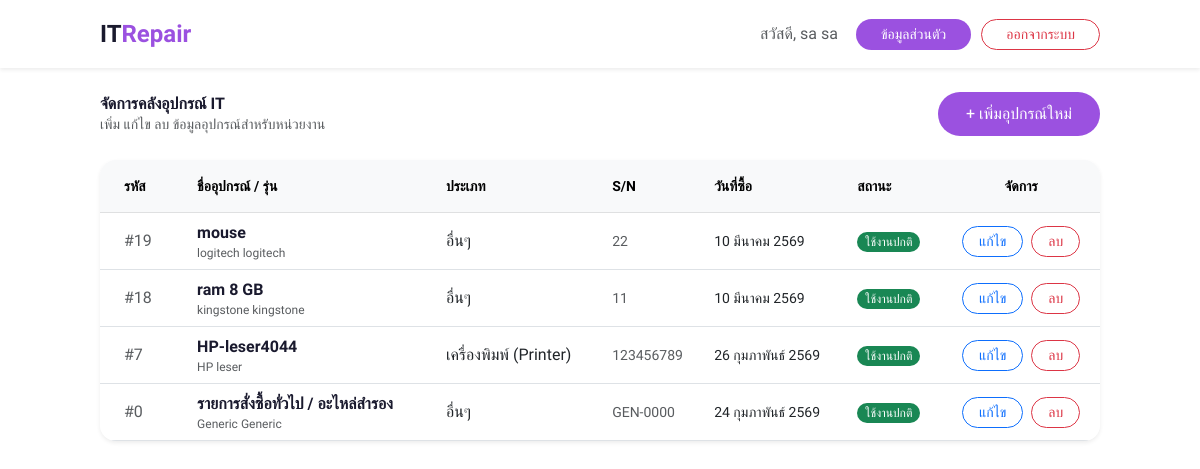
/device_manage.php (signed in), run on the app's committed database.
### tables this page shows
CREATE TABLE `it_device` (
  `device_id` int(11) NOT NULL,
  `device_status` varchar(50) DEFAULT NULL,
  `device_name` varchar(100) NOT NULL,
  `device_type` varchar(100) DEFAULT NULL,
  `brand` varchar(100) DEFAULT NULL,
  `model` varchar(100) DEFAULT NULL,
  `serial_number` varchar(100) DEFAULT NULL,
  `purchase_date` datetime DEFAULT NULL,
  `location` varchar(100) DEFAULT NULL,
  `description` text DEFAULT NULL,
  `device_image` varchar(255) DEFAULT NULL
);

### device_manage.php (the view, shortened to what this page needs)
<?php
require_once 'config.php';
$full_name = $_SESSION['full_name'];
$sql_fetch = "SELECT * FROM IT_Device ORDER BY device_id DESC";
$result_device = mysqli_query($conn, $sql_fetch);
echo getSystemHeader("จัดการข้อมูลอุปกรณ์ IT - ระบบแจ้งซ่อม");
?>
<div class="bg-white shadow-sm sticky-top w-100" style="z-index: 1020;">
    <div class="container d-flex justify-content-between align-items-center py-3">
        <a href="index.php" class="text-decoration-none" style="font-size: 1.5rem; font-weight: 700; color: #1a1a2e;">
            IT<span style="color: #9b51e0;">Repair</span>
        </a>
        <div class="d-flex align-items-center" style="gap: 10px;">
            <span class="text-muted d-none d-md-inline me-2">สวัสดี, <?php echo htmlspecialchars($full_name); ?></span>
            <a href="profile.php" class="btn text-white px-4 btn-sm" style="background-color: #9b51e0; border-radius: 50px;">ข้อมูลส่วนตัว</a>
            <a href="logout.php" class="btn btn-outline-danger px-4 btn-sm" style="border-radius: 50px;">ออกจากระบบ</a>
        </div>
    </div>
</div>
<div class="container py-4">
    <div class="d-flex justify-content-between align-items-center mb-4">
        <div>
            <h3 class="font-bold text-wix-dark mb-0">จัดการคลังอุปกรณ์ IT</h3>
            <p class="text-muted text-sm mb-0">เพิ่ม แก้ไข ลบ ข้อมูลอุปกรณ์สำหรับหน่วยงาน</p>
        </div>
        <button type="button" class="btn-purple" data-bs-toggle="modal" data-bs-target="#deviceModal" onclick="clearForm()">
            + เพิ่มอุปกรณ์ใหม่
        </button>
    </div>
    <div class="card border-0 shadow-sm rounded-4 overflow-hidden">
        <div class="card-body p-0">
            <div class="table-responsive">
                <table class="table table-hover align-middle mb-0">
                    <thead class="table-light text-muted text-sm">
                        <tr>
                            <th class="py-3 px-4">รหัส</th>
                            <th class="py-3">ชื่ออุปกรณ์ / รุ่น</th>
                            <th class="py-3">ประเภท</th>
                            <th class="py-3">S/N</th>
                            <th class="py-3">วันที่ซื้อ</th>
                            <th class="py-3">สถานะ</th>
                            <th class="py-3 text-center">จัดการ</th>
                        </tr>
                    </thead>
                    <tbody>
                        <?php if(mysqli_num_rows($result_device) > 0): ?>
                            <?php while($row = mysqli_fetch_assoc($result_device)): ?>
                            <tr>
                                <td class="px-4 text-muted">#<?php echo $row['device_id']; ?></td>
                                <td>
                                    <div class="font-semibold text-wix-dark"><?php echo htmlspecialchars($row['device_name']); ?></div>
                                    <div class="text-xs text-muted"><?php echo htmlspecialchars($row['brand'] . ' ' . $row['model']); ?></div>
                                </td>
                                <td><?php echo htmlspecialchars($row['device_type']); ?></td>
                                <td class="text-muted text-sm"><?php echo htmlspecialchars($row['serial_number']); ?></td>
                                <td class="text-sm"><?php echo ThaiDate($row['purchase_date']); ?></td>
                                <td>
                                    <?php
                                        $badge_class = 'bg-secondary';
                                        if($row['device_status'] == 'ใช้งานปกติ') $badge_class = 'bg-success';
                                    ?>
                                    <span class="badge <?php echo $badge_class; ?> rounded-pill fw-normal px-2 py-1">
                                        <?php echo htmlspecialchars($row['device_status']); ?>
                                    </span>
                                </td>
                                <td class="text-center">
                                    <button class="btn btn-sm btn-outline-primary rounded-pill px-3 me-1"
                                        onclick="editDevice(
                                            '<?php echo $row['device_id']; ?>',
                                            '<?php echo addslashes($row['device_name']); ?>',
                                            '<?php echo addslashes($row['device_type']); ?>',
                                            '<?php echo addslashes($row['brand']); ?>',
                                            '<?php echo addslashes($row['model']); ?>',
                                            '<?php echo addslashes($row['serial_number']); ?>',
                                            '<?php echo date('Y-m-d', strtotime($row['purchase_date'])); ?>',
                                            '<?php echo addslashes($row['location']); ?>',
                                            '<?php echo addslashes($row['device_status']); ?>'
                                        )">แก้ไข</button>
                                    <a href="device_manage.php?delete_id=<?php echo $row['device_id']; ?>"
                                       class="btn btn-sm btn-outline-danger rounded-pill px-3"
                                       onclick="return confirm('คุณแน่ใจหรือไม่ว่าต้องการลบอุปกรณ์นี้?');">ลบ</a>
                                </td>
                            </tr>
                            <?php endwhile; ?>
                        <?php else: ?>
                            <tr><td colspan="7" class="text-center py-4 text-muted">ยังไม่มีข้อมูลอุปกรณ์ในระบบ</td></tr>
                        <?php endif; ?>
                    </tbody>
                </table>
            </div>
        </div>
    </div>
</div>
<?php echo getSystemFooter(); ?>

### config.php (style rules this page uses)
body { font-family: "Prompt", sans-serif; background-color: #ffffff; color: #1a1a2e; }
.btn-purple { background-color: #9b51e0; color: white; border-radius: 50px; padding: 10px 28px; font-weight: 500; border: none; transition: all 0.3s; }

### data on the page
it_device: device_id "19", device_name "mouse", brand+model "logitech logitech", device_type "อื่นๆ", serial_number "22", purchase_date "10 มีนาคม 2569", device_status "ใช้งานปกติ"
it_device: device_id "18", device_name "ram 8 GB", brand+model "kingstone kingstone", device_type "อื่นๆ", serial_number "11", purchase_date "10 มีนาคม 2569", device_status "ใช้งานปกติ"
it_device: device_id "7", device_name "HP-leser4044", brand+model "HP leser", device_type "เครื่องพิมพ์ (Printer)", serial_number "123456789", purchase_date "26 กุมภาพันธ์ 2569", device_status "ใช้งานปกติ"
it_device: device_id "0", device_name "รายการสั่งซื้อทั่วไป / อะไหล่สำรอง", brand+model "Generic Generic", device_type "อื่นๆ", serial_number "GEN-0000", purchase_date "24 กุมภาพันธ์ 2569", device_status "ใช้งานปกติ"

### other printed values
$full_name "sa sa"
